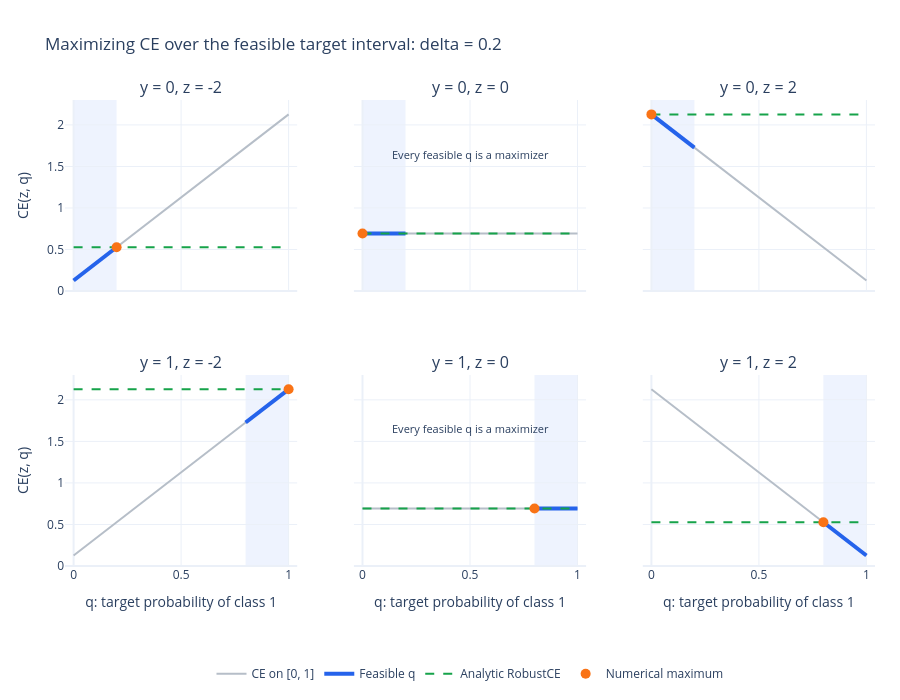

The notebook cell saved with this chart:
### Markdown cell above
### Visualizing the maximization

For $\delta=0.2$, we plot CE as a function of $q$ at $z=-2,0,2$ for both observed labels. The gray line shows CE over all of $[0,1]$; the blue segment highlights the feasible interval. The dashed line shows the analytic RobustCE value, and the orange point marks a numerically selected maximum. At $z=0$, every point in the feasible interval is a maximizer.

The Plotly figure is interactive: hover for exact values, zoom into a panel, and click legend entries to toggle a trace group.

### Code cell
plot_delta = 0.2
plot_logits = (-2.0, 0.0, 2.0)
fig = make_subplots(
    rows=2,
    cols=3,
    shared_xaxes=True,
    shared_yaxes=True,
    subplot_titles=[f"y = {y}, z = {z:g}" for y in LABELS for z in plot_logits],
    vertical_spacing=0.18,
    horizontal_spacing=0.07,
)

with torch.no_grad():
    for row, y in enumerate(LABELS, start=1):
        for col, z in enumerate(plot_logits, start=1):
            q_all = torch.linspace(0, 1, 101, device=DEVICE, dtype=DTYPE)
            ce_all = F.binary_cross_entropy_with_logits(
                torch.full_like(q_all, z), q_all, reduction="none"
            )
            q_grid, ce_grid = ce_on_feasible_grid(z, y, plot_delta)
            max_index = int(torch.argmax(ce_grid).item())
            analytic = binary_robust_ce(
                torch.tensor(z, device=DEVICE, dtype=DTYPE),
                torch.tensor(float(y), device=DEVICE, dtype=DTYPE),
                plot_delta,
            ).item()

            # Search uses all 10,001 points; plotting a linear function needs fewer.
            plot_indices = torch.linspace(0, len(q_grid) - 1, 101).long()
            traces = [
                go.Scatter(
                    x=q_all.tolist(), y=ce_all.tolist(),
                    mode="lines", name="CE on [0, 1]",
                    legendgroup="full", line=dict(color="#b6bec8", width=2),
                ),
                go.Scatter(
                    x=q_grid[plot_indices].tolist(), y=ce_grid[plot_indices].tolist(),
                    mode="lines", name="Feasible q",
                    legendgroup="feasible", line=dict(color="#2563eb", width=4),
                ),
                go.Scatter(
                    x=[0, 1], y=[analytic, analytic],
                    mode="lines", name="Analytic RobustCE",
                    legendgroup="analytic",
                    line=dict(color="#16a34a", width=2, dash="dash"),
                ),
                go.Scatter(
                    x=[q_grid[max_index].item()], y=[ce_grid[max_index].item()],
                    mode="markers", name="Numerical maximum",
                    legendgroup="numeric",
                    marker=dict(color="#f97316", size=10),
                ),
            ]
            for trace in traces:
                trace.showlegend = row == 1 and col == 1
                trace.hovertemplate = "q=%{x:.6f}<br>CE=%{y:.8f}<extra>%{fullData.name}</extra>"
                fig.add_trace(trace, row=row, col=col)

            fig.add_vrect(
                x0=q_grid[0].item(), x1=q_grid[-1].item(),
                fillcolor="#2563eb", opacity=0.08, line_width=0,
                layer="below", row=row, col=col,
            )
            if z == 0:
                fig.add_annotation(
                    x=0.5, y=1.65,
                    text="Every feasible q is a maximizer",
                    showarrow=False, font=dict(size=11), row=row, col=col,
                )

fig.update_xaxes(range=[-0.04, 1.04])
fig.update_yaxes(range=[0, 2.3])
fig.update_xaxes(title_text="q: target probability of class 1", row=2)
fig.update_yaxes(title_text="CE(z, q)", col=1)
fig.update_layout(
    title=f"Maximizing CE over the feasible target interval: delta = {plot_delta}",
    height=700,
    margin=dict(l=65, r=25, t=100, b=120),
    legend=dict(orientation="h", x=0.5, xanchor="center", y=-0.20),
    hovermode="closest",
)
fig.show(config={"displaylogo": False, "responsive": True})
